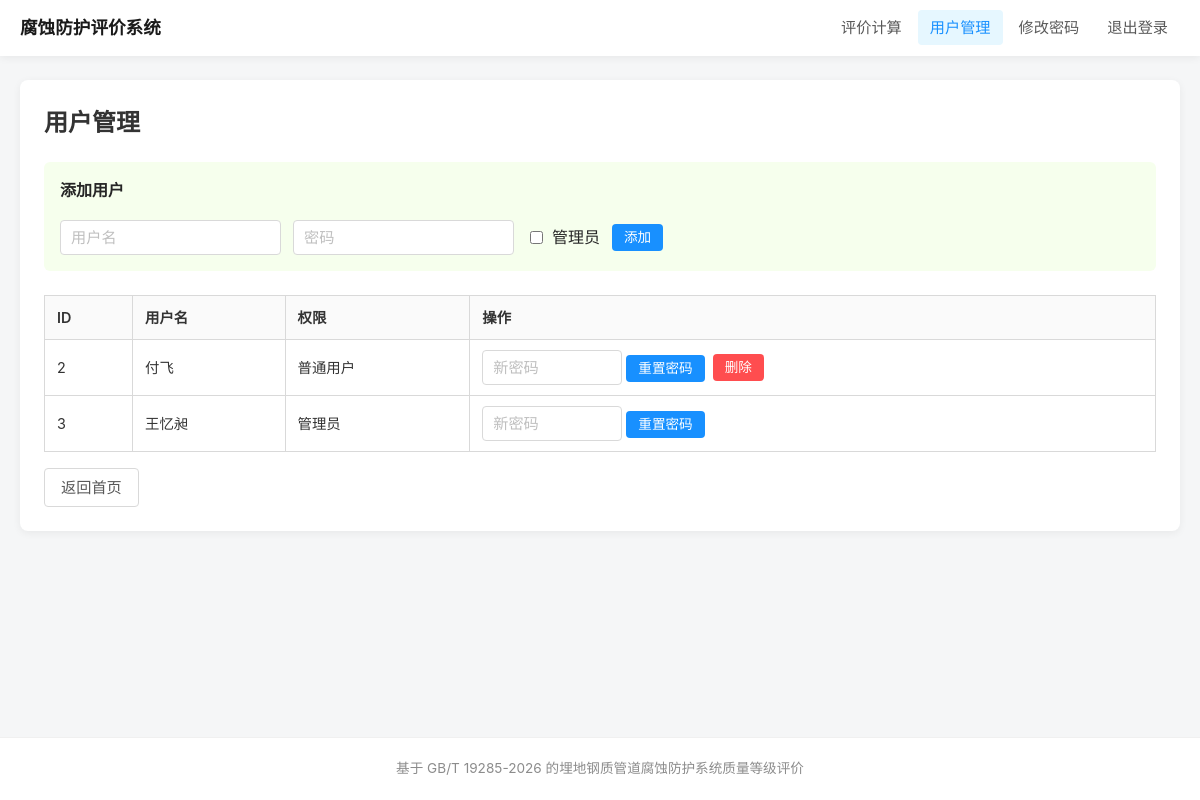
Before: /admin/users (signed in) with the older database file.
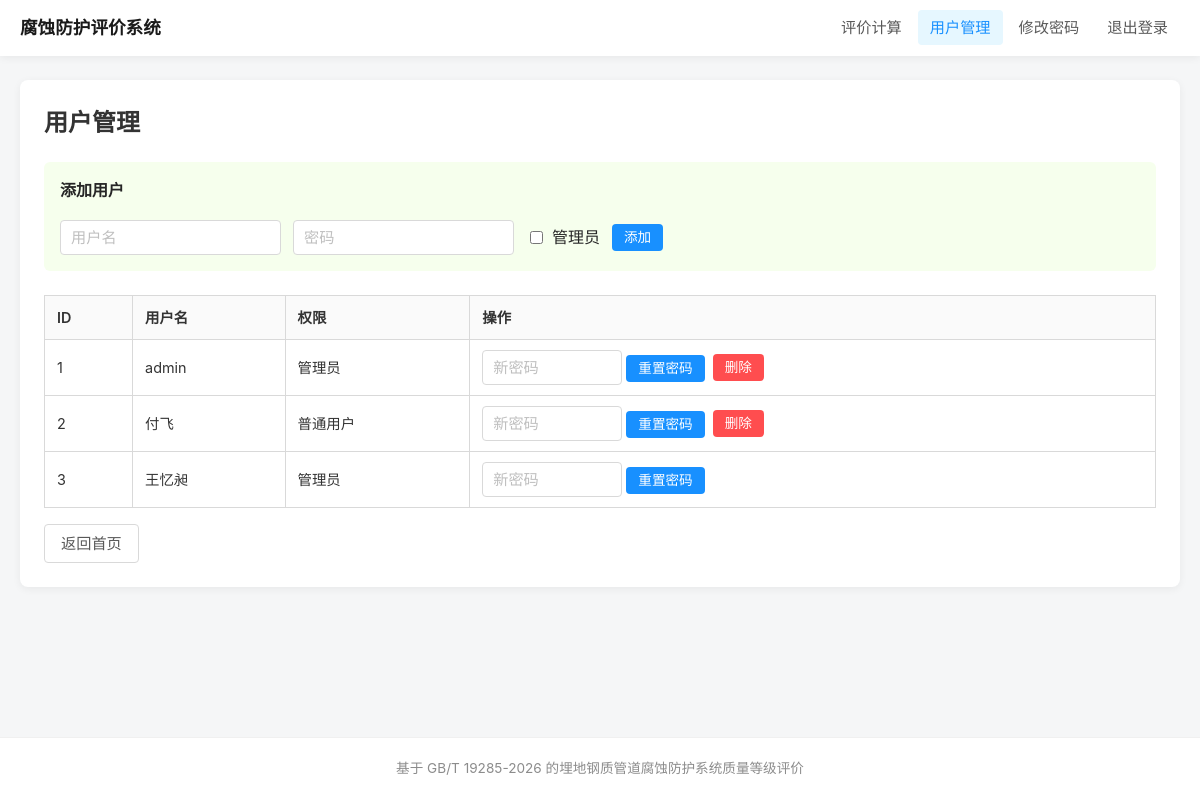
After: the same page with the newer database file.
### tables this page shows
CREATE TABLE users (
            id INTEGER PRIMARY KEY,
            username TEXT UNIQUE NOT NULL,
            password_hash TEXT NOT NULL,
            is_admin INTEGER DEFAULT 0
        );

### app.py (the view)
@app.route("/admin/users")
@admin_required
def user_list():
    conn = sqlite3.connect(DB_PATH)
    rows = conn.execute("SELECT id, username, is_admin FROM users").fetchall()
    conn.close()
    return render_template("users.html", users=rows, active_page="users")

### app.py (called while the page is built)
def admin_required(view):
    @wraps(view)
    def wrapped_view(*args, **kwargs):
        if not session.get("logged_in") or not session.get("is_admin"):
            return redirect(url_for("index"))
        return view(*args, **kwargs)
    return wrapped_view

### templates/users.html (shortened to what this page needs)
{% extends "base.html" %}
{% block content %}
<div class="card">
    <h2 style="margin-top:0;">用户管理</h2>
    <form class="add-user-form" action="{{ url_for('user_add') }}" method="POST">
        <h3>添加用户</h3>
        <div class="add-user-row">
            <input type="text" name="username" placeholder="用户名" required>
            <input type="password" name="password" placeholder="密码" required>
            <label>
                <input type="checkbox" name="is_admin" value="1"> 管理员
            </label>
            <button type="submit" class="btn btn-sm">添加</button>
        </div>
    </form>
    <table class="data-table">
        <thead>
            <tr>
                <th>ID</th>
                <th>用户名</th>
                <th>权限</th>
                <th>操作</th>
            </tr>
        </thead>
        <tbody>
            {% for u in users %}
            <tr>
                <td>{{ u[0] }}</td>
                <td>{{ u[1] }}</td>
                <td>{% if u[2] %}管理员{% else %}普通用户{% endif %}</td>
                <td>
                    <div class="user-actions">
                        <form action="{{ url_for('user_reset', user_id=u[0]) }}" method="POST">
                            <input type="password" name="new_password" placeholder="新密码" required>
                            <button type="submit" class="btn btn-sm">重置密码</button>
                        </form>
                        {% if u[1] != session.get("username") %}
                        <form action="{{ url_for('user_delete', user_id=u[0]) }}" method="POST" onsubmit="return confirm('确定删除用户 {{ u[1] }}？');">
                            <button type="submit" class="btn btn-danger btn-sm">删除</button>
                        </form>
                        {% endif %}
                    </div>
                </td>
            </tr>
            {% endfor %}
        </tbody>
    </table>
    <div style="margin-top:16px;">
        <a href="{{ url_for('index') }}" class="btn btn-secondary">返回首页</a>
    </div>
</div>
{% endblock %}

### templates/base.html (shortened to what this page needs)
<!DOCTYPE html>
<html lang="zh-CN">
<head>
</head>
<body>
    {% if session.get("logged_in") %}
    <nav class="navbar">
        <div class="navbar-inner">
            <a href="{{ url_for('index') }}" class="navbar-brand">腐蚀防护评价系统</a>
            <ul class="navbar-nav">
                <li><a href="{{ url_for('index') }}" class="{% if active_page == 'index' %}active{% endif %}">评价计算</a></li>
                {% if session.get("is_admin") %}
                <li><a href="{{ url_for('user_list') }}" class="{% if active_page == 'users' %}active{% endif %}">用户管理</a></li>
                {% endif %}
                <li><a href="{{ url_for('change_password') }}" class="{% if active_page == 'change_password' %}active{% endif %}">修改密码</a></li>
                <li><a href="{{ url_for('logout') }}">退出登录</a></li>
            </ul>
        </div>
    </nav>
    {% endif %}
    <main class="main-container">
        {% block content %}{% endblock %}
    </main>
    <footer class="site-footer">
        基于 GB/T 19285-2026 的埋地钢质管道腐蚀防护系统质量等级评价
    </footer>
</body>
</html>

### templates/base.html (style rules this page uses)
* { box-sizing: border-box; }
body { font-family: -apple-system, BlinkMacSystemFont, "Segoe UI", "Microsoft YaHei", "PingFang SC", sans-serif; margin: 0; padding: 0; background-color: #f5f6f7; color: #333; line-height: 1.6; min-height: 100vh; display: flex; flex-direction: column; }
.navbar { background: #fff; box-shadow: 0 2px 8px rgba(0, 0, 0, 0.06); position: sticky; top: 0; z-index: 100; }
.navbar-inner { max-width: 1200px; margin: 0 auto; padding: 0 20px; height: 56px; display: flex; align-items: center; justify-content: space-between; }
.navbar-brand { font-size: 1.1rem; font-weight: 600; color: #1a1a1a; text-decoration: none; white-space: nowrap; }
.navbar-nav { display: flex; align-items: center; gap: 4px; list-style: none; margin: 0; padding: 0; }
.navbar-nav a { color: #595959; text-decoration: none; padding: 8px 12px; border-radius: 4px; transition: background-color 0.2s, color 0.2s; font-size: 0.95rem; }
.navbar-nav a.active { color: #1890ff; font-weight: 500; background-color: #e6f7ff; }
.main-container { flex: 1; max-width: 1200px; width: 100%; margin: 0 auto; padding: 24px 20px; }
.card { background: #fff; border-radius: 8px; padding: 24px; box-shadow: 0 2px 8px rgba(0, 0, 0, 0.06); margin-bottom: 20px; }
.btn { display: inline-block; background-color: #1890ff; color: #fff; border: none; border-radius: 4px; padding: 8px 16px; font-size: 0.95rem; cursor: pointer; text-decoration: none; transition: background-color 0.2s, border-color 0.2s, color 0.2s; line-height: 1.4; }
.btn-secondary { background-color: #fff; color: #595959; border: 1px solid #d9d9d9; }
.btn-danger { background-color: #ff4d4f; color: #fff; }
.btn-sm { padding: 4px 12px; font-size: 0.85rem; }
input[type="text"], input[type="password"], input[type="number"], input[type="email"] { padding: 8px 10px; border: 1px solid #d9d9d9; border-radius: 4px; font-size: 0.95rem; transition: border-color 0.2s, box-shadow 0.2s; }
input::placeholder { color: #bfbfbf; }
.data-table { width: 100%; border-collapse: collapse; background: #fff; font-size: 0.9rem; }
.data-table th, .data-table td { border: 1px solid #d9d9d9; padding: 10px 12px; text-align: left; vertical-align: middle; }
.data-table th { background: #fafafa; font-weight: 600; }
.site-footer { text-align: center; padding: 20px; color: #8c8c8c; font-size: 0.85rem; background: #fff; border-top: 1px solid #f0f0f0; }

### templates/users.html (style rules this page uses)
.add-user-form { margin-bottom: 24px; padding: 16px; background: #f6ffed; border-radius: 6px; }
.add-user-form h3 { margin-top: 0; font-size: 1rem; color: #262626; }
.add-user-row { display: flex; gap: 12px; flex-wrap: wrap; align-items: center; }
.add-user-row input[type="text"], .add-user-row input[type="password"] { min-width: 160px; }
.add-user-row label { display: flex; align-items: center; gap: 6px; cursor: pointer; color: #262626; }
.user-actions { display: flex; gap: 8px; flex-wrap: wrap; align-items: center; }
.user-actions input[type="password"] { width: 140px; }

Changed rows visible on the page:
added users: id "1", username "admin", is_admin "管理员"
